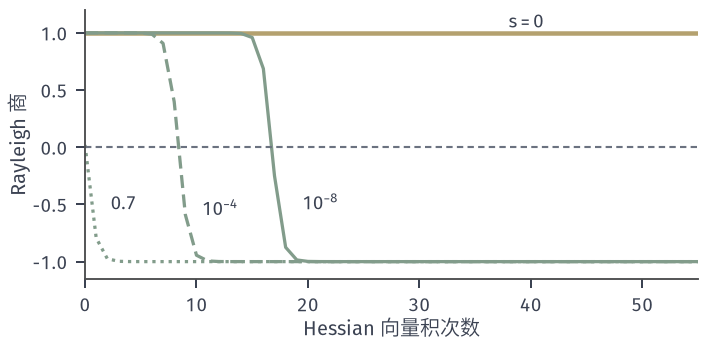

The Python source for this figure:
from pathlib import Path
import sys
ROOT = next(p for p in Path(__file__).resolve().parents if (p/'build.sh').is_file() and (p/'tex/book.tex').is_file())
sys.path.insert(0, str(ROOT/'figures/00-shared/mathematical-preliminaries-upper/00-shared/comprehension-figures'))
from support import figure, save, BLUE, GREEN, YELLOW, RED, PURPLE, INK, MUTED, GRID, BLUE_FILL, GREEN_FILL, YELLOW_FILL, RED_FILL, PURPLE_FILL
import numpy as np
HERE = Path(__file__).resolve().parent
STROKE = '#4C4D4F'
def panel(fig, left, right, top, bottom, wspace=.25, hspace=.2):
    fig.set_layout_engine(None)
    fig.subplots_adjust(left=left, right=right, top=top, bottom=bottom, wspace=wspace, hspace=hspace)
def tag(fig, ax, s, y=.05):
    p = ax.get_position(); fig.text((p.x0+p.x1)/2, y, s, ha='center', va='top')
# 贯穿例 f(x)=(x1^2-1)^2/4+x2^2/2，L=2 与 M=6 在 |x1|<=1 上成立，alpha=1/2。
def F(x): return .25*(x[0]**2-1)**2+.5*x[1]**2
def G(x): return np.array([x[0]**3-x[0],x[1]])
LEV=[.02,.08,.16,.25,.4,.65,1,1.5]
def contour(ax,xr,yr,levels=LEV):
    X,Y=np.meshgrid(np.linspace(*xr,700),np.linspace(*yr,500))
    ax.contour(X,Y,.25*(X**2-1)**2+.5*Y**2,levels=levels,colors=[BLUE],linewidths=.65)
def minima(ax,pts=((1,0),(-1,0))):
    for x,y in pts: ax.plot([x],[y],'o',ms=4.8,color=RED,mew=0,zorder=6)
def saddle(ax,x=0,y=0): ax.plot([x],[y],'o',mfc='white',mec=RED,ms=5,mew=1,zorder=7)
fig,a=figure(width_mm=100,height_mm=48); panel(fig,.12,.985,.97,.18)
lam=np.array([-1.,1.]); K=55; 
for s,c,lw,ls in ((0.,YELLOW,1.8,'-'),(1e-8,GREEN,1.3,'-'),(1e-4,GREEN,1.3,(0,(4,2))),(.7,GREEN,1.3,(0,(1,1.5)))):
    v=np.array([s,np.sqrt(1-s*s)]); R=[]
    for k in range(K+1):
        R.append(v@(lam*v)); v=(2-lam)*v; v/=np.linalg.norm(v)
    a.plot(R,color=c,lw=lw,ls=ls)
a.axhline(0,color=MUTED,lw=.85,ls=(0,(3,2))); a.set_xlim(0,K); a.set_ylim(-1.15,1.2)
a.text(38,1.04,'$s=0$',fontsize=7.5); a.text(19.5,-.55,'$10^{-8}$',fontsize=7.5); a.text(10.5,-.6,'$10^{-4}$',fontsize=7.5); a.text(2.3,-.55,'$0.7$',fontsize=7.5)
a.set_xlabel('Hessian 向量积次数',labelpad=1); a.set_ylabel('Rayleigh 商',labelpad=1)
save(fig,HERE,'figure',{'H':'diag(-1,1)','c':2,'v0':'(s,sqrt(1-s^2))'})
